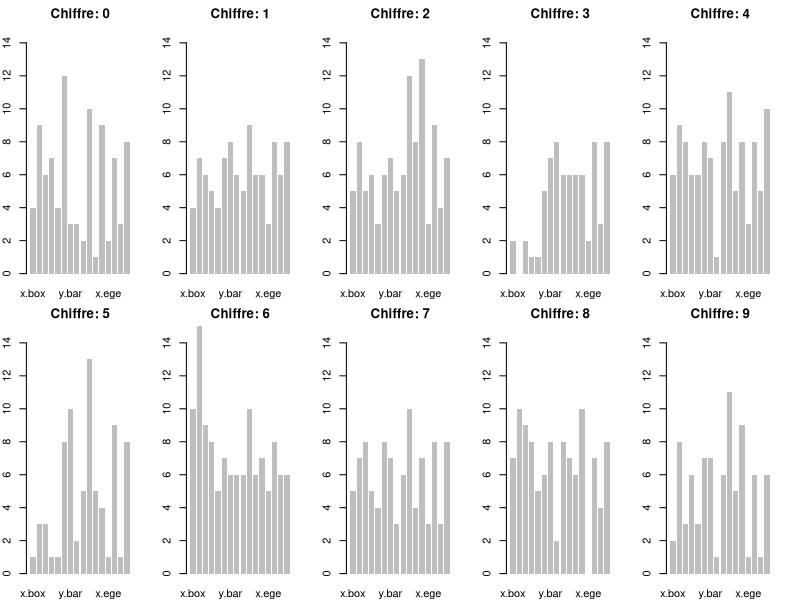
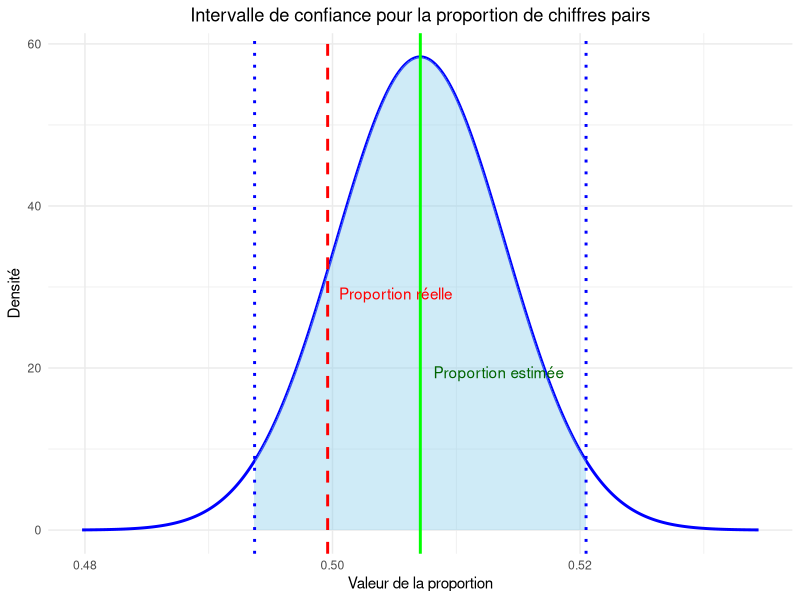
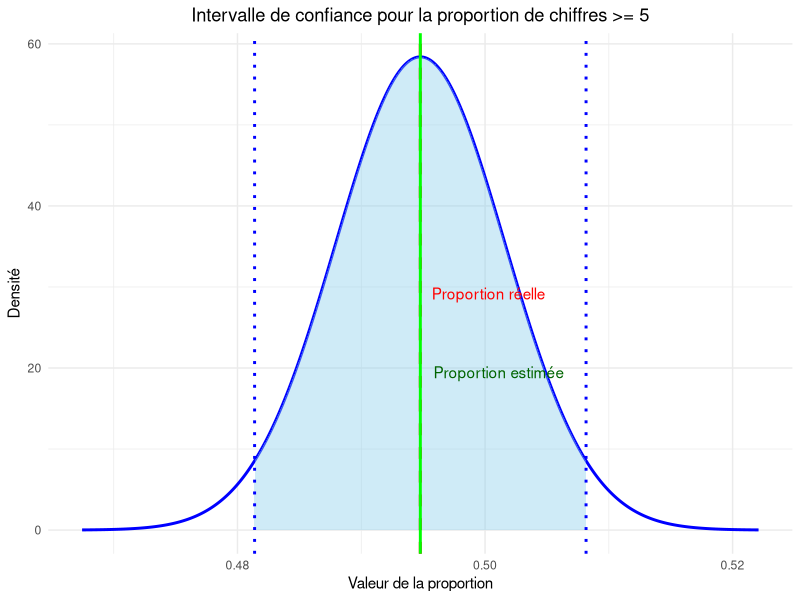
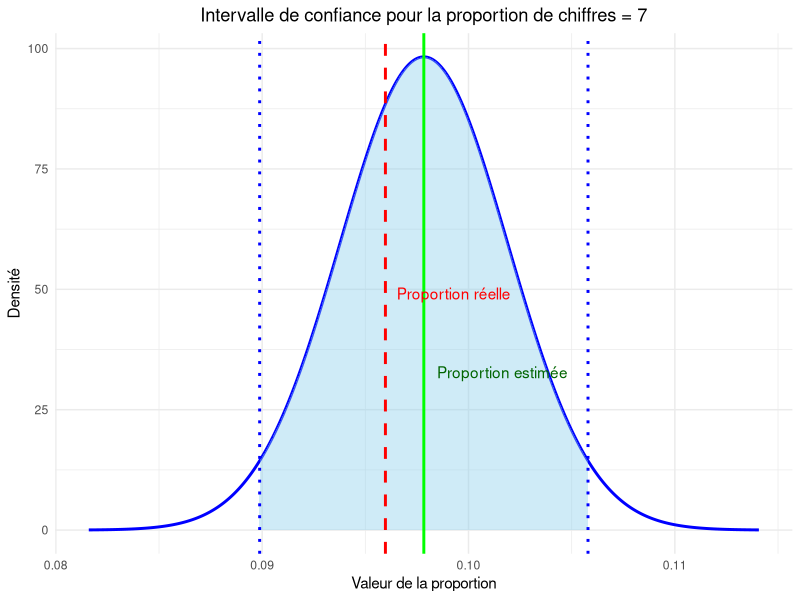
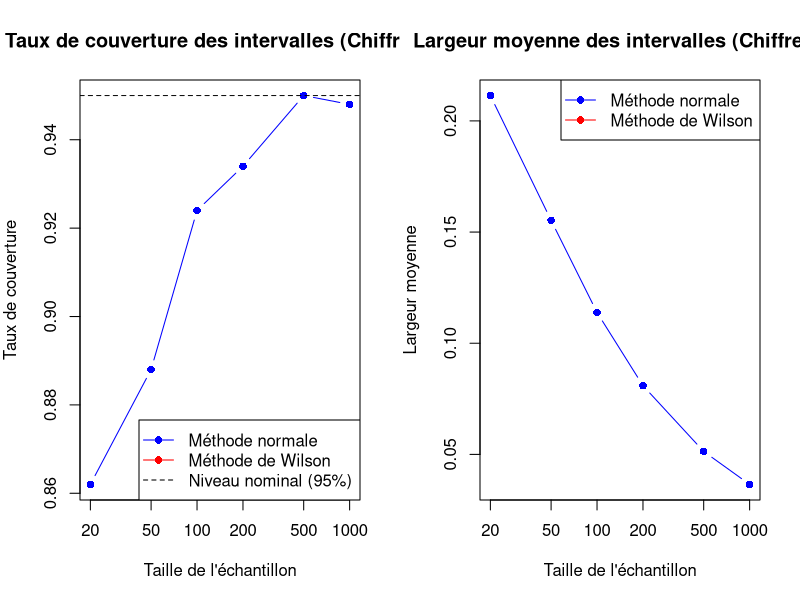

Generate these figures, in order, with R:
# TP Estimation de Proportions avec Dataset Digits
#
# Dans ce TP, nous allons explorer l'estimation par intervalle de confiance pour une proportion

# Importation des bibliothèques nécessaires
library(ggplot2)
library(dplyr)
library(mlbench)  # Pour charger des datasets
library(caret)    # Pour le split

# Configuration pour la reproductibilité
set.seed(0)

# ------------------------------------------------------------------------------
# 1. Chargement et exploration des données
# ------------------------------------------------------------------------------
# Nous allons utiliser le dataset 'LetterRecognition' de mlbench et le transformer
# pour simuler un dataset digits (en gardant seulement les 10 premières classes)

# Charger le dataset
data(LetterRecognition)
# Nous allons transformer ce dataset pour simuler un dataset digits
# Gardons seulement les 10 premières lettres (A-J) et les transformer en chiffres (0-9)
digits_data <- LetterRecognition[LetterRecognition$lettr %in% LETTERS[1:10],]
# Conversion de A-J à 0-9
digits_data$target <- as.integer(as.factor(digits_data$lettr)) - 1

# Extraction des cibles
y <- digits_data$target
X <- as.matrix(digits_data[,2:17])  # Caractéristiques

# Affichage de quelques informations sur le dataset
cat(sprintf("Forme des données: %d x %d\n", nrow(X), ncol(X)))
cat(sprintf("Nombre d'échantillons: %d\n", length(y)))
cat("Distribution des classes:\n")
for (i in 0:9) {
  cat(sprintf("  Chiffre %d: %d échantillons\n", i, sum(y == i)))
}

# Visualisons quelques exemples (simulés puisque nous n'avons pas d'images)
# Dans une application réelle, vous pourriez visualiser des images réelles
# Plot simple de quelques exemples pour chaque chiffre
par(mfrow=c(2,5), mar=c(2,2,2,2))
for (i in 0:9) {
  # Sélection aléatoire d'un exemple pour chaque chiffre
  idx <- sample(which(y == i), 1)
  # Création d'une visualisation simple des caractéristiques
  barplot(X[idx,], main=paste("Chiffre:", y[idx]),
          col="gray", border=NA, ylim=c(0, max(X)))
}

# ------------------------------------------------------------------------------
# 2. Définition des événements binaires pour l'estimation de proportions
# ------------------------------------------------------------------------------
# Pour estimer des proportions, nous devons définir des événements binaires (succès/échec)
# Nous allons considérer plusieurs cas:
# 1. La proportion de chiffres pairs
# 2. La proportion de chiffres supérieurs ou égaux à 5
# 3. La proportion d'un chiffre spécifique (ex: le chiffre 7)

# Définition des événements binaires
est_pair <- as.integer(y %% 2 == 0)  # 1 si le chiffre est pair, 0 sinon
est_grand <- as.integer(y >= 5)      # 1 si le chiffre est >= 5, 0 sinon
est_sept <- as.integer(y == 7)       # 1 si le chiffre est 7, 0 sinon

# Calcul des proportions réelles dans l'ensemble complet
p_pair_reel <- mean(est_pair)
p_grand_reel <- mean(est_grand)
p_sept_reel <- mean(est_sept)

cat(sprintf("Proportion réelle de chiffres pairs: %.4f\n", p_pair_reel))
cat(sprintf("Proportion réelle de chiffres >= 5: %.4f\n", p_grand_reel))
cat(sprintf("Proportion réelle de chiffres = 7: %.4f\n", p_sept_reel))

# ------------------------------------------------------------------------------
# 3. Estimation par intervalle de confiance pour une proportion
# ------------------------------------------------------------------------------
# Nous allons maintenant diviser nos données en ensemble d'apprentissage et de test,
# puis estimer les proportions sur l'ensemble d'apprentissage et construire des
# intervalles de confiance.

# Division en ensembles d'apprentissage et de test
set.seed(0)
indices <- createDataPartition(y, p = 0.7, list = FALSE)
y_train <- y[indices]
y_test <- y[-indices]

# Calcul des événements binaires sur l'ensemble d'apprentissage
est_pair_train <- as.integer(y_train %% 2 == 0)
est_grand_train <- as.integer(y_train >= 5)
est_sept_train <- as.integer(y_train == 7)

# Taille de l'échantillon
taille_echantillon <- length(y_train)
cat(sprintf("Taille de l'échantillon d'apprentissage: %d\n", taille_echantillon))

# ------------------------------------------------------------------------------
# 3.1 Intervalle de confiance avec l'approximation normale
# ------------------------------------------------------------------------------
# Pour n assez grand (généralement n*p ≥ 5 et n*(1-p) ≥ 5), on peut utiliser
# l'approximation normale. L'erreur standard de p-chapeau est donnée par
# sqrt(p(1-p)/n).

# Fonction pour calculer l'intervalle de confiance avec l'approximation normale
intervalle_confiance_normal <- function(echantillon, alpha = 0.05) {
  p_hat <- mean(echantillon)
  n <- length(echantillon)
  z_alpha_2 <- qnorm(1 - alpha/2)
  erreur_standard <- sqrt(p_hat * (1 - p_hat) / n)
  
  ic_inf <- max(0, p_hat - z_alpha_2 * erreur_standard)
  ic_sup <- min(1, p_hat + z_alpha_2 * erreur_standard)
  
  return(list(p_hat = p_hat, ic_inf = ic_inf, ic_sup = ic_sup))
}

# Calcul des estimations et intervalles de confiance
result_pair <- intervalle_confiance_normal(est_pair_train)
result_grand <- intervalle_confiance_normal(est_grand_train)
result_sept <- intervalle_confiance_normal(est_sept_train)

# Affichage des résultats
cat("Méthode de l'approximation normale:\n")
cat(sprintf("Proportion de chiffres pairs:\n"))
cat(sprintf("  - Proportion réelle: %.4f\n", p_pair_reel))
cat(sprintf("  - Proportion estimée: %.4f\n", result_pair$p_hat))
cat(sprintf("  - Intervalle de confiance à 95%%: [%.4f, %.4f]\n", 
          result_pair$ic_inf, result_pair$ic_sup))
cat(sprintf("  - La proportion réelle est dans l'intervalle: %s\n", 
          result_pair$ic_inf <= p_pair_reel && p_pair_reel <= result_pair$ic_sup))

cat(sprintf("\nProportion de chiffres >= 5:\n"))
cat(sprintf("  - Proportion réelle: %.4f\n", p_grand_reel))
cat(sprintf("  - Proportion estimée: %.4f\n", result_grand$p_hat))
cat(sprintf("  - Intervalle de confiance à 95%%: [%.4f, %.4f]\n", 
          result_grand$ic_inf, result_grand$ic_sup))
cat(sprintf("  - La proportion réelle est dans l'intervalle: %s\n", 
          result_grand$ic_inf <= p_grand_reel && p_grand_reel <= result_grand$ic_sup))

cat(sprintf("\nProportion de chiffres = 7:\n"))
cat(sprintf("  - Proportion réelle: %.4f\n", p_sept_reel))
cat(sprintf("  - Proportion estimée: %.4f\n", result_sept$p_hat))
cat(sprintf("  - Intervalle de confiance à 95%%: [%.4f, %.4f]\n", 
          result_sept$ic_inf, result_sept$ic_sup))
cat(sprintf("  - La proportion réelle est dans l'intervalle: %s\n", 
          result_sept$ic_inf <= p_sept_reel && p_sept_reel <= result_sept$ic_sup))

# Visualisons les intervalles de confiance pour les trois proportions
# Fonction pour visualiser l'intervalle de confiance
visualiser_ic <- function(p_hat, ic_inf, ic_sup, p_reel, titre) {
  erreur_standard <- (ic_sup - ic_inf) / (2 * qnorm(0.975))
  
  # Création d'une séquence pour tracer la distribution
  x <- seq(max(0, p_hat - 4*erreur_standard), min(1, p_hat + 4*erreur_standard), length.out = 1000)
  y <- dnorm(x, p_hat, erreur_standard)
  
  # Préparation des données pour ggplot2
  df <- data.frame(x = x, y = y)
  df_ic <- data.frame(x = seq(max(0, ic_inf), min(1, ic_sup), length.out = 100),
                     y = dnorm(seq(max(0, ic_inf), min(1, ic_sup), length.out = 100), p_hat, erreur_standard))
  
  # Création du graphique
  p <- ggplot(df, aes(x = x, y = y)) +
    geom_line(size = 1, color = "blue") +
    geom_area(data = df_ic, aes(x = x, y = y), fill = "skyblue", alpha = 0.4) +
    geom_vline(xintercept = p_reel, color = "red", linetype = "dashed", size = 1) +
    geom_vline(xintercept = p_hat, color = "green", size = 1) +
    geom_vline(xintercept = max(0, ic_inf), color = "blue", linetype = "dotted", size = 1) +
    geom_vline(xintercept = min(1, ic_sup), color = "blue", linetype = "dotted", size = 1) +
    labs(title = titre,
         x = "Valeur de la proportion",
         y = "Densité") +
    theme_minimal() +
    theme(plot.title = element_text(hjust = 0.5))
  
  # Ajout de la légende
  p <- p + annotate("text", x = p_reel, y = max(y)/2, label = "Proportion réelle", 
                  color = "red", hjust = -0.1)
  p <- p + annotate("text", x = p_hat, y = max(y)/3, label = "Proportion estimée", 
                  color = "darkgreen", hjust = -0.1)
  
  print(p)
}

# Visualisation des intervalles de confiance
visualiser_ic(result_pair$p_hat, result_pair$ic_inf, result_pair$ic_sup, p_pair_reel, 
            'Intervalle de confiance pour la proportion de chiffres pairs')
visualiser_ic(result_grand$p_hat, result_grand$ic_inf, result_grand$ic_sup, p_grand_reel, 
            'Intervalle de confiance pour la proportion de chiffres >= 5')
visualiser_ic(result_sept$p_hat, result_sept$ic_inf, result_sept$ic_sup, p_sept_reel, 
            'Intervalle de confiance pour la proportion de chiffres = 7')

# ------------------------------------------------------------------------------
# 3.2 Intervalle de Wilson
# ------------------------------------------------------------------------------
# L'intervalle de Wilson est une méthode plus précise pour estimer l'intervalle
# de confiance d'une proportion, notamment pour les petits échantillons ou les
# proportions proches de 0 ou 1.

# Fonction pour calculer l'intervalle de Wilson
intervalle_wilson <- function(echantillon, alpha = 0.05) {
  p_hat <- mean(echantillon)
  n <- length(echantillon)
  X <- sum(echantillon)  # Nombre de succès
  z_alpha_2 <- qnorm(1 - alpha/2)
  
  # Terme central
  centre <- (X + z_alpha_2^2/2) / (n + z_alpha_2^2)
  
  # Terme de marge
  marge <- z_alpha_2 * sqrt((X * (n - X) / n + z_alpha_2^2/4) / (n + z_alpha_2^2))
  
  # Limites de l'intervalle
  ic_inf <- max(0, centre - marge)
  ic_sup <- min(1, centre + marge)
  
  return(list(p_hat = p_hat, ic_inf = ic_inf, ic_sup = ic_sup))
}

# Calcul des estimations et intervalles de Wilson
result_pair_w <- intervalle_wilson(est_pair_train)
result_grand_w <- intervalle_wilson(est_grand_train)
result_sept_w <- intervalle_wilson(est_sept_train)

# Affichage des résultats
cat("Méthode de Wilson:\n")
cat(sprintf("Proportion de chiffres pairs:\n"))
cat(sprintf("  - Proportion réelle: %.4f\n", p_pair_reel))
cat(sprintf("  - Proportion estimée: %.4f\n", result_pair_w$p_hat))
cat(sprintf("  - Intervalle de Wilson à 95%%: [%.4f, %.4f]\n", 
          result_pair_w$ic_inf, result_pair_w$ic_sup))
cat(sprintf("  - La proportion réelle est dans l'intervalle: %s\n", 
          result_pair_w$ic_inf <= p_pair_reel && p_pair_reel <= result_pair_w$ic_sup))

cat(sprintf("\nProportion de chiffres >= 5:\n"))
cat(sprintf("  - Proportion réelle: %.4f\n", p_grand_reel))
cat(sprintf("  - Proportion estimée: %.4f\n", result_grand_w$p_hat))
cat(sprintf("  - Intervalle de Wilson à 95%%: [%.4f, %.4f]\n", 
          result_grand_w$ic_inf, result_grand_w$ic_sup))
cat(sprintf("  - La proportion réelle est dans l'intervalle: %s\n", 
          result_grand_w$ic_inf <= p_grand_reel && p_grand_reel <= result_grand_w$ic_sup))

cat(sprintf("\nProportion de chiffres = 7:\n"))
cat(sprintf("  - Proportion réelle: %.4f\n", p_sept_reel))
cat(sprintf("  - Proportion estimée: %.4f\n", result_sept_w$p_hat))
cat(sprintf("  - Intervalle de Wilson à 95%%: [%.4f, %.4f]\n", 
          result_sept_w$ic_inf, result_sept_w$ic_sup))
cat(sprintf("  - La proportion réelle est dans l'intervalle: %s\n", 
          result_sept_w$ic_inf <= p_sept_reel && p_sept_reel <= result_sept_w$ic_sup))

# ------------------------------------------------------------------------------
# 4. Comparaison des méthodes pour différentes tailles d'échantillon
# ------------------------------------------------------------------------------
# Nous allons maintenant comparer les deux méthodes (normale et Wilson) pour
# différentes tailles d'échantillon et évaluer leur performance en termes de
# taux de couverture et de largeur d'intervalle.

# Différentes tailles d'échantillon à tester
tailles <- c(20, 50, 100, 200, 500, 1000)
alpha <- 0.05  # Niveau de confiance de 95%
n_simulations <- 500  # Nombre de simulations pour chaque taille

# Nous allons nous concentrer sur la proportion de chiffres = 7 (cas d'une proportion faible)
p_reel <- p_sept_reel
est_event <- est_sept

# Préparation des structures pour stocker les résultats
couverture_norm <- numeric(length(tailles))
couverture_wilson <- numeric(length(tailles))
largeurs_norm <- numeric(length(tailles))
largeurs_wilson <- numeric(length(tailles))

for (i in 1:length(tailles)) {
  n <- tailles[i]
  compteur_norm <- 0
  compteur_wilson <- 0
  largeur_norm_total <- 0
  largeur_wilson_total <- 0
  
  for (j in 1:n_simulations) {
    # Échantillonnage avec remplacement
    indices <- sample(length(est_event), size = n, replace = TRUE)
    echantillon <- est_event[indices]
    
    # Méthode normale
    result_n <- intervalle_confiance_normal(echantillon, alpha)
    
    # Méthode de Wilson
    result_w <- intervalle_wilson(echantillon, alpha)
    
    # Vérification de la couverture
    if (result_n$ic_inf <= p_reel && p_reel <= result_n$ic_sup) {
      compteur_norm <- compteur_norm + 1
    }
    if (result_w$ic_inf <= p_reel && p_reel <= result_w$ic_sup) {
      compteur_wilson <- compteur_wilson + 1
    }
    
    # Calcul des largeurs
    largeur_norm_total <- largeur_norm_total + (result_n$ic_sup - result_n$ic_inf)
    largeur_wilson_total <- largeur_wilson_total + (result_w$ic_sup - result_w$ic_inf)
  }
  
  # Moyenne des résultats
  couverture_norm[i] <- compteur_norm / n_simulations
  couverture_wilson[i] <- compteur_wilson / n_simulations
  largeurs_norm[i] <- largeur_norm_total / n_simulations
  largeurs_wilson[i] <- largeur_wilson_total / n_simulations
  
  cat(sprintf("Taille %d terminée.\n", n))
}

# Visualisation des résultats
# Création d'un graphique à deux panneaux
par(mfrow=c(1,2), mar=c(5,4,4,2))

# Taux de couverture
plot(tailles, couverture_norm, type="b", pch=16, col="blue", log="x",
     main="Taux de couverture des intervalles (Chiffre 7)",
     xlab="Taille de l'échantillon", ylab="Taux de couverture")
lines(tailles, couverture_wilson, type="b", pch=16, col="red")
abline(h=1-alpha, lty=2, col="black")
legend("bottomright", legend=c("Méthode normale", "Méthode de Wilson", "Niveau nominal (95%)"),
       col=c("blue", "red", "black"), lty=c(1, 1, 2), pch=c(16, 16, NA))

# Largeur des intervalles
plot(tailles, largeurs_norm, type="b", pch=16, col="blue", log="x",
     main="Largeur moyenne des intervalles (Chiffre 7)",
     xlab="Taille de l'échantillon", ylab="Largeur moyenne")
lines(tailles, largeurs_wilson, type="b", pch=16, col="red")
legend("topright", legend=c("Méthode normale", "Méthode de Wilson"),
       col=c("blue", "red"), lty=1, pch=16)

# ------------------------------------------------------------------------------
# Rendu de TP
# ------------------------------------------------------------------------------

# Faire la même analyse sur le dataset digits en considérant:
# - La proportion du chiffre 1
# - La proportion des chiffres entre 3 et 7 inclus

